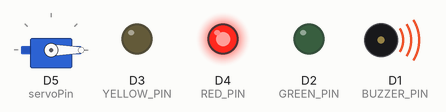
Simulated run of this sketch. Board: ESP8266 (NodeMCU). Parts: servo, output pins drawn as LEDs (lit = HIGH), buzzer (waves = sounding).

Above: at 0.1 s.
At 12.0 s:
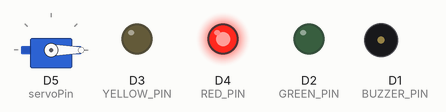
At 18.1 s:
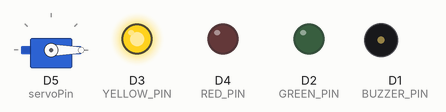
At 24.6 s:
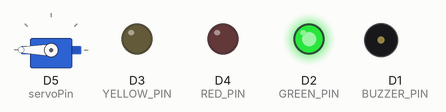
At 33.1 s:
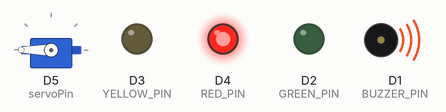
At 38.6 s:
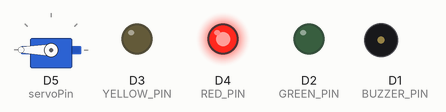
Timing chart, 0 to 40.0 s (numbered marks = the images above):
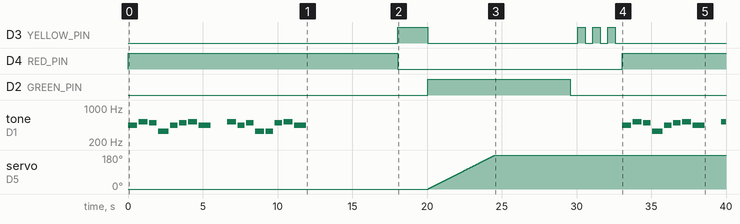

Measured:
- by itself, D3 (YELLOW_PIN): LOW → HIGH at 18.1 s, → LOW 2.0 s later, → HIGH 10.0 s later, → LOW 0.50 s later, … (8 changes in this stretch)
- by itself, D4 (RED_PIN): LOW → HIGH at 0.03 s, → LOW 18.0 s later, → HIGH 15.0 s later
- by itself, D2 (GREEN_PIN): LOW → HIGH at 20.1 s, → LOW 9.5 s later
- by itself, servo on D5 (servoPin): moves from 0° to 180° over 4.5 s
- by itself, tone on D1 (BUZZER_PIN): plays 440 Hz for 0.60 s, 523 Hz for 0.60 s, 493 Hz for 0.50 s, 330 Hz for 0.70 s, 440 Hz for 0.50 s, 493 Hz for 0.50 s … (25 notes in this stretch)

The sketch:

pjl_20251106124725.ino
```cpp
#include <Arduino.h>
#include <Servo.h>

// Pin LED
const int GREEN_PIN = D2;
const int YELLOW_PIN = D3;
const int RED_PIN = D4;
const int BUZZER_PIN = D1;
const int servoPin = D5;
Servo servo;
int angle = 0;
int pos = 0;
int curPos = 0;

void setup() {
  // Serial.begin(115200);
  // pinMode(13, OUTPUT);
  pinMode(RED_PIN, OUTPUT);
  pinMode(YELLOW_PIN, OUTPUT);
  pinMode(GREEN_PIN, OUTPUT);
  pinMode(BUZZER_PIN, OUTPUT);
  servo.attach(servoPin);
  closegate();
}

void opengate(){
  for (pos = curPos; pos <=  180; pos++) {
    // Serial.print(pos);
    servo.write(pos);
    curPos = pos;
    delay(25);
  }
}

void closegate(){
  // servo.write(180);
  for (pos = curPos; pos >=  0; pos--) {
    // Serial.print(pos);
    servo.write(pos);
    curPos = pos;
    delay(25);
  }
}

void bunyiBuzzerDinamis(float multiplier = 1) {
  int baseNada[] = {
    440, 523,    // 61'
    493.88, 330, 440, 493.88, 523,  // 73 671'
    440,          // 6
    0,
    523,           // 1'
    440, 493.88, 330, // 673
    330, 493.88, 523, // 371'
    440            // 6
  };

  int durations[] = {
    600, 600,    // 61'
    500, 700, 500, 500, 600,  // 73 671'
    800,          // 6
    1000,
    600,           // 1'
    500, 500, 600, // 673
    500, 500, 600, // 371'
    800            // 6
  };


  int numNada = sizeof(baseNada) / sizeof(baseNada[0]);
  for (int i = 0; i < numNada; i++) {
    if (baseNada[i] == 0) {
      noTone(BUZZER_PIN);
      delay(durations[i]);
    } else {
      int freqTinggi = baseNada[i] * multiplier; // Naikkan frekuensi
      tone(BUZZER_PIN, freqTinggi, durations[i]);
      delay(durations[i] + 100);
    }
  }
  noTone(BUZZER_PIN);
  delay(1000);
}

// --- Fungsi Buzzer Pasif ---
void bunyiTingTong(int repeatCount) {
  // int nada[] = {1319, 1046, 880, 1046}; // E6, C6, A5, C6 (frekuensi Hz)
  // int durasi = 200; // durasi tiap nada (ms)

  // int nada[] = {1046, 784, 880}; // C6, G5, A5 (frekuensi Hz)
  // int durasi = 200; // durasi tiap nada (ms)

  int nada[] = {830, 830, 880, 587, 0, 0, 0, 783, 830}; //A, D, G (frekuensi Hz)
  int durasi = 200; // durasi tiap nada (ms)

  // int nada[] = {1479, 830, 1479, 1479, 1479, 830, 1479, 830, 830}; //90, 80,90 (frekuensi Hz)
  // int durasi = 200; // durasi tiap nada (ms)

  // int nada[] = {659, 587, 523, 494, 440, 392, 349, 330}; // E6, C6, A5, C6 (frekuensi Hz)
  // int durasi = 268; // durasi tiap nada (ms)

  int numNada = sizeof(nada) / sizeof(nada[0]);

  for (int r = 0; r < repeatCount; r++) {
    // for (int i = 0; i < 4; i++) {
    for (int i = 0; i < numNada; i++) {
      tone(BUZZER_PIN, nada[i]);
      delay(durasi);
      noTone(BUZZER_PIN);
      delay(80); // jeda antar nada
    }
    delay(400); // jeda antar pola "ting-tong-tin-tong"
  }
}

void rygOff(){
  digitalWrite(RED_PIN, LOW);
  digitalWrite(YELLOW_PIN, LOW);
  digitalWrite(GREEN_PIN, LOW);
}

void redOn(){
  digitalWrite(RED_PIN, HIGH);
  digitalWrite(YELLOW_PIN, LOW);
  digitalWrite(GREEN_PIN, LOW);
}

void yellowOn(){
  digitalWrite(RED_PIN, LOW);
  digitalWrite(YELLOW_PIN, HIGH);
  digitalWrite(GREEN_PIN, LOW);
}

void greenOn(){
  digitalWrite(RED_PIN, LOW);
  digitalWrite(YELLOW_PIN, LOW);
  digitalWrite(GREEN_PIN, HIGH);
}

void loop() {
  redOn();
  bunyiBuzzerDinamis(1.0);
  closegate();
  delay(5000); // 5 detik

  // Lampu Kuning ON
  yellowOn();
  delay(2000); // 2 detik

  // Lampu Hijau ON
  greenOn();
  opengate();
  delay(5000); // 5 detik

  rygOff();
  delay(500);

  // Lampu Kuning ON
  yellowOn();
  delay(500); // 0.5 detik

  rygOff();
  delay(500);

  // Lampu Kuning ON
  yellowOn();
  delay(500); // 0.5 detik

  rygOff();
  delay(500);

  // Lampu Kuning ON
  yellowOn();
  delay(500); // 0.5 detik

  rygOff();
  delay(500);

    // Buzzer bunyi 3 kali dengan nada naik
  // for (int i = 0; i < 3; i++) {
  //   bunyiBuzzer(1000 + (i * 200), 200);
  // }

  // bunyiBuzzerDinamis(1.0);  // Normal
  // bunyiBuzzerDinamis(1.5);  // 50% lebih tinggi
  // bunyiBuzzerDinamis(2);  // 1 oktaf lebih tinggi

  // opengate();
  // servo.write(180);
  // delay(3000);
  // servo.write(0);
  // closegate();

}
```
